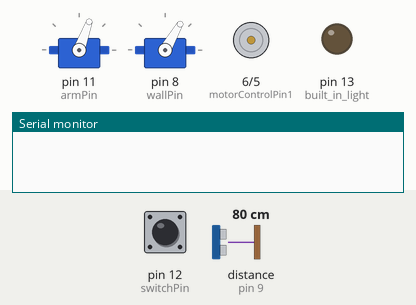
A sketch run on a simulated Arduino Uno, built with avr-gcc and run on an emulated ATmega328P. Parts: 2 × servo, motor-driver pin pairs drawn as motors (green arrow = first pin HIGH = forward, orange = second pin HIGH = backward, longer = more drive, scaled by the enable pin), output pins drawn as LEDs (lit = HIGH), the last lines printed to the serial monitor. Inputs (shaded band) come from the test bench; at power-on: pin 12 (switchPin) HIGH, distance to the obstacle (sensor on pin 9) 80 cm. The echo pulse lasts 58.3 µs per cm; random numbers use the default seed unless the sketch sets one.

Above: at 1.2 s.
1.3 s: pin 12 (switchPin) pulled LOW for 0.15 s
3.8 s: pin 12 (switchPin) pulled LOW for 1 s
At 4.2 s:
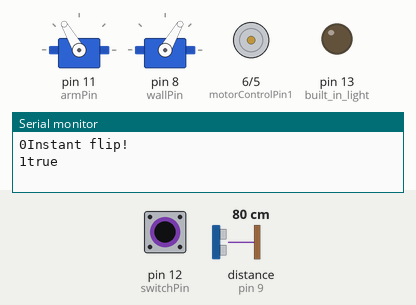
7.5 s: pin 12 (switchPin) pulled LOW for 0.15 s
At 8.5 s:
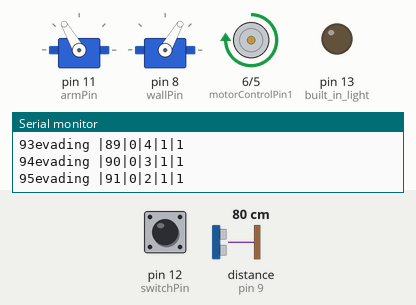
10.5 s: pin 12 (switchPin) pulled LOW for 3.2 s
At 13.3 s:
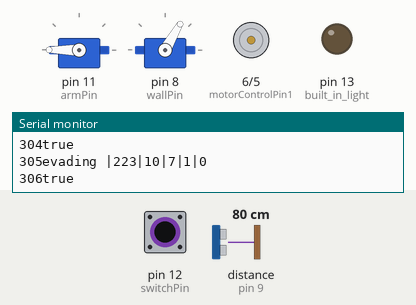
15.2 s: pin 12 (switchPin) pulsed LOW 2 times (0.12 s each, 0.3 s apart)
At 18.16 s:
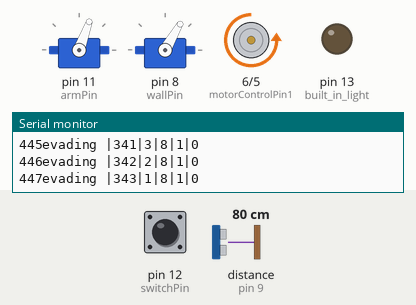
18.2 s: pin 12 (switchPin) driven LOW
At 22.04 s:
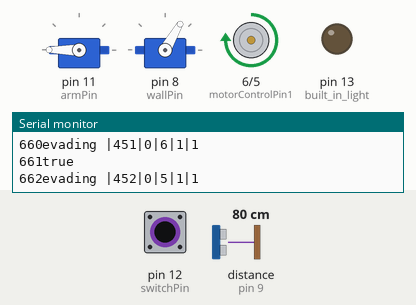
Timing chart, 0 to 22.2 s (numbered marks = the images above; inputs shaded):
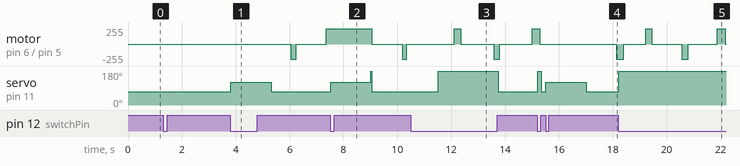

The sketch:

Useless_Box.ino
```cpp
#include <Servo.h>
#pragma region Distance Sensor config
#include <NewPing.h>

#define TRUE 1
#define FALSE 0


Servo arm;
int storageAngle = 70;
int reachAngle = 180;
int peekAngle = 120;
int armPin = 11;

int switchPin = 12;
int switchState = 0;
int flickNum = 0;

Servo wall;
bool wallWouldbeDisplayed = false;
int wallStorageAngle = 60;
int wallReachAngle = 0;
int wallPin = 8;


int TRIGGER_PIN = 10; // Arduino pin tied to trigger pin on the ultrasonic sensor (HCSR04).
int ECHO_PIN = 9;      // Arduino pin tied to echo pin on the ultrasonic sensor.
int MAX_DISTANCE = 10;  // Max distance in centimeters that the ultrasonic sensor will look for

int distance = 0;
bool detectingHand = false;
#pragma endregion Distance Sensor config
NewPing sonar(TRIGGER_PIN, ECHO_PIN, MAX_DISTANCE);
// max dist can be increased but further distances can take longer to read which could disrupt balancing

int motorControlPin1 = 6;
int motorControlPin2 = 5;
int enablePin = 3;
int motorEnable = 0;
int motorSpeed= 0;
int motorDirection = 1;
bool startEvading = false;
bool activateMove = false;

int ON = LOW;
int OFF = HIGH;
int prevState = ON;
bool flipped = false;
bool detectedBeforeFlip = false;
int detectedCounter = 0;
bool handDetected = false;
bool activateWall = false;
bool dodging = false;

unsigned long flipStartTime = 0;
int currentRandomDelay = 0;
bool waitingToFlip = false;

void setup() {
  arm.attach(armPin);
  wall.attach(wallPin);

  pinMode(switchPin, INPUT);  // switch
  pinMode(13, OUTPUT);        //built in light
  pinMode(armPin, OUTPUT);    // arm

  pinMode(wallPin, OUTPUT);

  pinMode(TRIGGER_PIN, INPUT);
  pinMode(ECHO_PIN, INPUT);

  pinMode(motorControlPin1, OUTPUT);
  pinMode(motorControlPin2, OUTPUT);
  pinMode(enablePin, OUTPUT);

  Serial.begin(9600);
  digitalWrite(enablePin, LOW);
  arm.write(storageAngle);
  wall.write(wallStorageAngle);
  switchState = digitalRead(switchPin);
  if (switchState == ON) {
    reachArm(false);
  }
}

void loop() {
  // put your main code here, to run repeatedly:
  switchState = digitalRead(switchPin);
  detectingHand = distanceSensing();


  if (detectingHand == true && flipped == false) {
    handDetected = true;
    // logger("detected");
    detectedCounter = 0;
  }

  if (detectingHand == false && detectedCounter > 150 && handDetected == true) {
    handDetected = false;
    logger("no longer detected");
    detectedCounter = 0;
  } else {
    detectedCounter++;
  }

  if (handDetected == false && flipped == true) {
    startEvading = true;
    logger("true");
  }

  // if (checkSwitch() == true) { //switch was flipped
  //   // logger("flip");
  //   flip(flickNum);
  // } else if (checkSwitch() == false){ //switch in correct position
  //   logger("storing");
  //   storeArm(1);
  // }

  if (switchState == OFF){ //switch in the prefered position
    flipped = false;
    if (prevState == ON) {
      prevState = OFF;
      storeArm(1);
      return false;
    }

  } else if (switchState == ON){ // switch not in the perfered position
    flipped = true;
    if (prevState == OFF) {
      prevState = ON;
      if (random(1, 101) <= 30) {
        // SCENARIO A: Random Delay
        flipStartTime = millis();
        currentRandomDelay = random(750, 1500); // 0.5 to 2.5 seconds
        waitingToFlip = true;
        logger("Delay triggered!");
      } else {
        // SCENARIO B: Instant Reaction
        flip(flickNum);
        waitingToFlip = false;
        logger("Instant flip!");
      }
      return true;
    }
    if (waitingToFlip && (millis() - flipStartTime >= currentRandomDelay)) {
      flip(flickNum);
      waitingToFlip = false;
    }
  }

  if (activateWall == true) {
    moveWall();
  }

  if (activateMove == true) {
    move();
  }
  // move();
  dodge();

  delay(15);
}

void flip(int attempt){
  flickNum++;
  // Serial.println(attempt);
  if(attempt == 0) {
    delay(1000);
    arm.write(reachAngle);
  } else if(attempt > 0 && attempt < 6) {
    activateMove = true;
    reachArm(true); // [][][][][][][][][][][][][][][][]change to true for final
  } else if(attempt > 5 && attempt < 16){
    activateMove = true;
    reachArm(false);
    activateWall = true;
  } else {
    reachArm(false);
    activateWall = true;
    activateMove = true;

    //arm.write(reachAngle);
  }
}

void storeArm(int c) {
  switch (c) {
    case 1: //normal
      arm.write(storageAngle);
      break;
    case 2:
      arm.write(peekAngle);
      delay(1000);
      arm.write(storageAngle);
      break;
  }
}


void reachArm(bool includePeek){
  switch (random(1, 4)) {
    case 1:
    case 2:
      arm.write(reachAngle);
      break;
    case 3:
      if (includePeek) {
        arm.write(peekAngle);
        delay(1500);
        arm.write(reachAngle);
      } else {
        arm.write(reachAngle);
      }
      break;
  }
}

int evasiveCounter = 0;
int moveCounter = random(5, 10);
int waitCounter = 0;
int moveType = random(1, 4);
void move() {
  if (startEvading == true) { // evasive maneuvers for 10ish seconds
    if (evasiveCounter < 1000) {
      String s = "evading |";
      logger(s + evasiveCounter + "|" + waitCounter + "|" + moveCounter + "|" + startEvading + "|" + motorDirection);
      evasiveCounter++;
      if (waitCounter == 0) {

        if (moveCounter > 0) {
          moveCounter--;
          analogWrite(enablePin, 1000);
        } else {
          moveCounter = random(5, 10);
          waitCounter = random(15, 50);
          analogWrite(enablePin, 0);
          changeMotorDir();

        }
      } else {
        waitCounter--;
      }

    } else {
      startEvading = false;
      evasiveCounter = 0;
    }
  }
}

int spinCounter = 0;
void dodge() {
  if (dodging == true) {
    if (spinCounter < 15) {
      spinCounter++;
      analogWrite(enablePin, 1000);
    } else {
      analogWrite(enablePin, 0);
      spinCounter = 0;
      dodging = false;
    }
  }
}

void changeMotorDir() {

  motorDirection = !motorDirection;
  if (motorDirection == 1) {
    digitalWrite(motorControlPin1, HIGH);
    digitalWrite(motorControlPin2, LOW);
  } else {
    digitalWrite(motorControlPin1, LOW);
    digitalWrite(motorControlPin2, HIGH);
  }
}

int counter = 0;
int wallWouldBeDisplayedCounter = 0;
int holdWallDisplayCounter = random(1, 4);
void moveWall(){
  counter++;
  if (detectingHand && distance < 15 && switchState == OFF) {
    if (wallWouldbeDisplayed == false){
      wallWouldBeDisplayedCounter++;

      if(wallWouldBeDisplayedCounter > holdWallDisplayCounter) {

        if (random(1, 101) < 50) {
          wall.write(wallReachAngle);
        } else {
          dodging = true;
          changeMotorDir();

        }
        wallWouldBeDisplayedCounter = 0;
        holdWallDisplayCounter = random(1, 2);
      }
      wallWouldbeDisplayed = true;
      counter = 0;
    }
  } else if (wallWouldbeDisplayed == true && counter > 50) {
    wall.write(wallStorageAngle); //will be called extra times
    wallWouldbeDisplayed = false;
  }
}

bool distanceSensing(){
  distance = sonar.ping_cm();
  if (distance != 0 && distance < MAX_DISTANCE) {
    return true;
  } else {
    return false;
  }

}
int logcounter = 0;
void logger (String s) {
  Serial.println(logcounter++ + s);
}
```

Measured:
- after the input at 3.8 s, motor on pin 6 (motorControlPin1) / pin 5 (motorControlPin2): stopped → backward 232/255 after 2.2 s, → stopped 0.22 s later, → forward 232/255 1.1 s later; servo on pin 11 (armPin): 70° → 120° at once, → 70° 1.5 s later
- after the input at 7.5 s, servo on pin 11 (armPin): 70° → 120° at once, → 70° 1.5 s later
- after the input at 10.5 s, servo on pin 11 (armPin): 70° → 180° after 1.0 s, → 70° 2.2 s later
- after the input at 15.2 s, servo on pin 11 (armPin): 70° → 180° at once, → 70° 0.13 s later, → 120° 0.17 s later, → 70° 1.5 s later
- after the input at 18.2 s, servo on pin 11 (armPin): 70° → 180° at once
